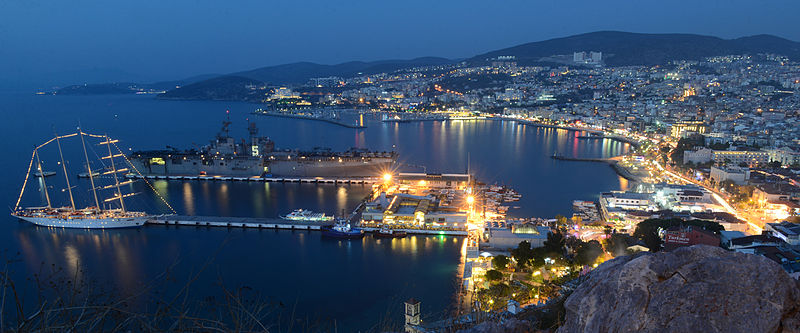
%> input picture kusadasi.jpg, 800 x 333 px
$ octave main.m   (GNU Octave 9; MATLAB toolbox functions it lacks are replaced by stand-ins)
%> lines starting %> are read from the running program, lines starting %| are printed output that depends on the picture
I = imread('kusadasi.jpg');
%> I is the input picture: size 333x800x3 uint8; mean R, G, B 57.6, 78.6, 104.4
%Convert the input image to grayscale image
figure
subplot(3, 2, 1)
%imshow(I);
I6 = my_rgb2gray(I);
%> in my_rgb2gray, `h=rgb2gray(I);`:
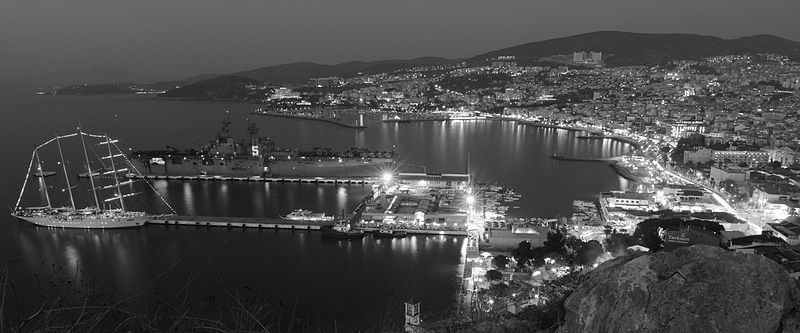
%> h: size 333x800 uint8; min 0, max 255, mean 75.2
imshow(I6);
colorbar
axis square;
title('Gray Scale');
%Convert the grayscale image to its “negative image”, in which the lightest values appear
%dark and vice versa (i.e., 0 is mapped to 255, 255 is mapped to 0, etc.)
%
subplot(3,2,2)
I2 = my_imcomplement(I6);
%> in my_imcomplement, `p1 = imcomplement(I6);`:
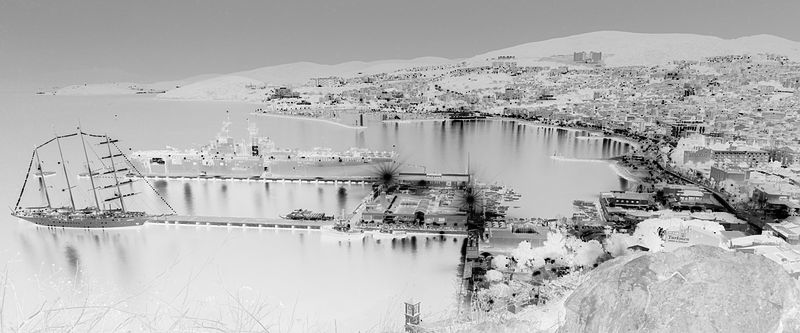
%> p1: size 333x800 uint8; min 0, max 255, mean 179.8
imshow(I2)

%colormap gray;
colorbar
%truesize
title('negative Image')
axis square;

% Map the input color image to its “mirror image”, i.e., flipping it left to right.
subplot(3,2,3)
I3 = rev_flipdim(I);
%> in rev_flipdim, `f = flipdim(I , 2);`:
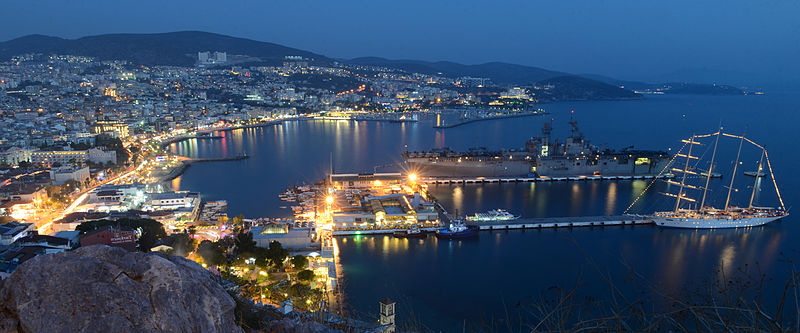
%> f: size 333x800x3 uint8; mean R, G, B 57.6, 78.6, 104.4; mean of the top-left, top-right, bottom-left and bottom-right quarters 95.5, 88.2, 85.6, 51.6
imshow(I3)
colormap gray;
colorbar
%truesize
title('mirror Image')
axis square;
%Swap the red and blue color channels of the input color image.
subplot(3,2,4)
%imshow(I)
newII(:,:,3)=I(:,:,1);
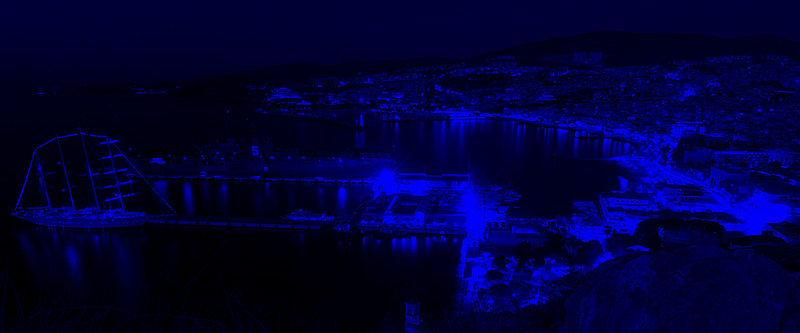
%> newII: size 333x800x3 uint8; mean R, G, B 0, 0, 57.6
newII(:,:,1)=I(:,:,3);
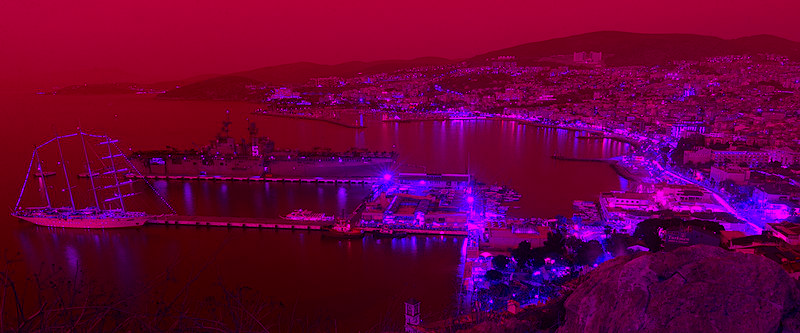
%> newII: size 333x800x3 uint8; mean R, G, B 104.4, 0, 57.6
newII(:,:,2)=I(:,:,2);
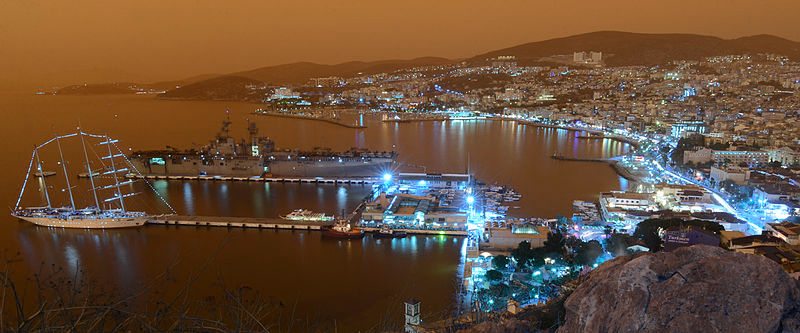
%> newII: size 333x800x3 uint8; mean R, G, B 104.4, 78.6, 57.6
imshow(newII);
colorbar
axis square;
title('Swap red and blue')
%Average the input color image with its mirror image (use typecasting!)
RevertImage = flipdim(I,2);

J = im2double(I);
O = im2double(RevertImage);
subplot(3,2,5)
%FinalImage = (J+O) ./ 2;
FinalImage = (O+J)/2;
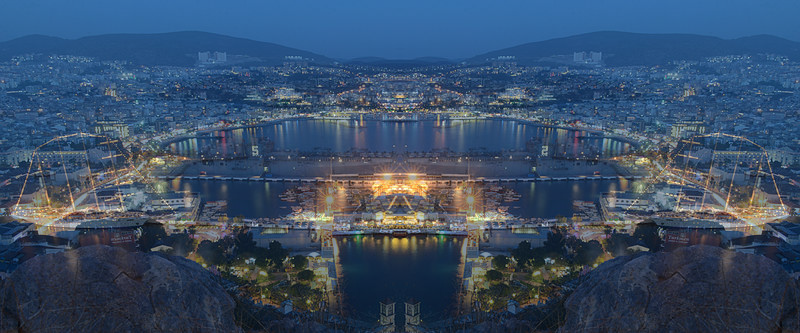
%> FinalImage: size 333x800x3 double; mean R, G, B 0.226, 0.308, 0.409; mean of the top-left, top-right, bottom-left and bottom-right quarters 0.36, 0.36, 0.269, 0.269
imshow(FinalImage);
colorbar
axis square;
title('Average image')
%Add or subtract a different random value between [0,255] to every pixel in the grayscale
%image, then threshold the resulting image to have a minimum value of 0 and a maximum value
%of 255.

newImage = add_or_sub(I);
newImage = im2uint8(newImage);
imshow(newImage);
colorbar;
axis square;
title('Add or subtract random value')

function h=my_rgb2gray(I)
h=rgb2gray(I);
end

function p1 = my_imcomplement(I6)
 p1 = imcomplement(I6);
end

function p = add_or_sub(I)
newImage1 = rgb2gray(I);
newImage = im2double(newImage1);
subplot(3,2,6);
noisematrix = ceil(rand(size(newImage,1),size(newImage,2))*1);
newImage = newImage + noisematrix;
newImage = mod(newImage,1);
p = newImage;
end

function f= rev_flipdim(I)
 f = flipdim(I , 2);
end
